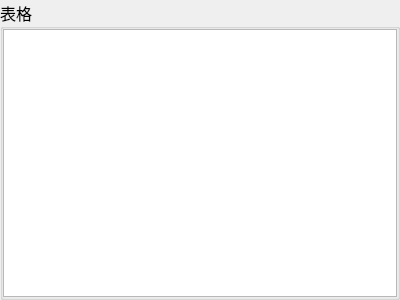
<?xml version="1.0" encoding="UTF-8"?>
<ui version="4.0">
 <class>ComTableWid</class>
 <widget class="QWidget" name="ComTableWid">
  <property name="geometry">
   <rect>
    <x>0</x>
    <y>0</y>
    <width>400</width>
    <height>300</height>
   </rect>
  </property>
  <property name="windowTitle">
   <string>Form</string>
  </property>
  <layout class="QGridLayout" name="gridLayout">
   <property name="leftMargin">
    <number>0</number>
   </property>
   <property name="topMargin">
    <number>0</number>
   </property>
   <property name="rightMargin">
    <number>0</number>
   </property>
   <property name="bottomMargin">
    <number>0</number>
   </property>
   <property name="spacing">
    <number>0</number>
   </property>
   <item row="0" column="0">
    <widget class="QGroupBox" name="groupBox">
     <property name="font">
      <font>
       <family>微软雅黑</family>
       <pointsize>12</pointsize>
      </font>
     </property>
     <property name="title">
      <string>表格</string>
     </property>
     <layout class="QGridLayout" name="gridLayout_2">
      <property name="leftMargin">
       <number>0</number>
      </property>
      <property name="topMargin">
       <number>0</number>
      </property>
      <property name="rightMargin">
       <number>0</number>
      </property>
      <property name="bottomMargin">
       <number>0</number>
      </property>
      <property name="spacing">
       <number>0</number>
      </property>
      <item row="0" column="0">
       <widget class="QTableWidget" name="tableWidget"/>
      </item>
     </layout>
    </widget>
   </item>
  </layout>
 </widget>
 <resources/>
 <connections/>
</ui>
